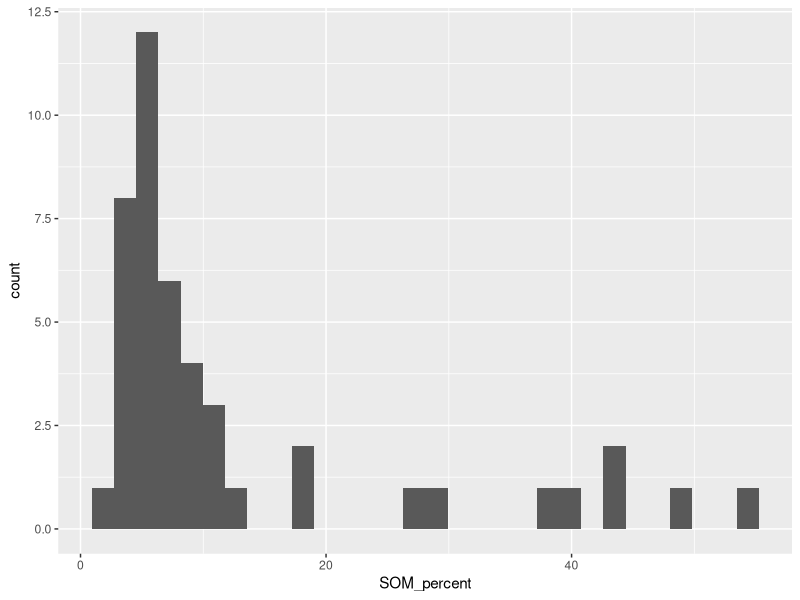
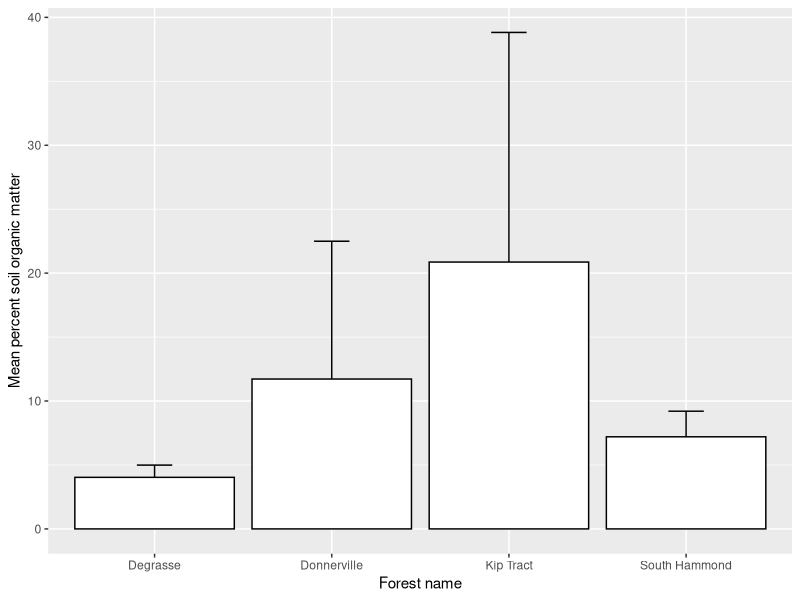

These charts were generated, in order, by the following R code:
## ---- chunk 1
rm(list=ls())
library(tidyverse)
library(here)
## ---- chunk 2
soil <- read.csv(here("Data", "soil_data.csv"))
## ---- chunk 3
ggplot(soil, aes(x = SOM_percent))+
  geom_histogram()
## ---- chunk 4
SOM <- soil |>
  group_by(Forest) |>
  summarise(mean_SOM = mean(SOM_percent), sd_SOM = sd(SOM_percent))
# checked back to HW 15 - remember this is the format to use for summarizing and means!

## ---- chunk 5
ggplot(SOM, aes(Forest, mean_SOM))+
  geom_errorbar(aes(ymax = mean_SOM + sd_SOM, ymin = mean_SOM - sd_SOM), width = 0.2)+
  geom_col(fill = "white", color = "black")+
  ylab("Mean percent soil organic matter")+
  xlab("Forest name")
## ---- chunk 6


